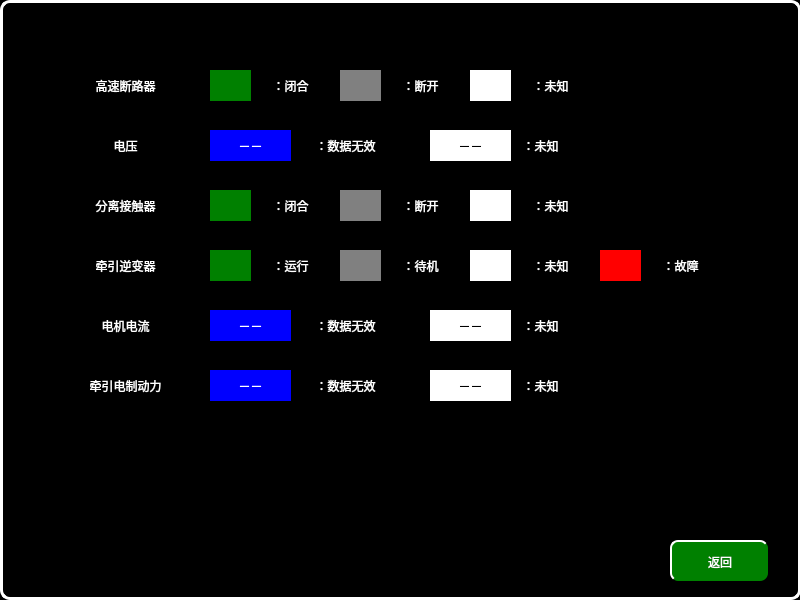
<?xml version="1.0" encoding="UTF-8"?>
<ui version="4.0">
 <class>VehicleDCUHelpPage</class>
 <widget class="QWidget" name="VehicleDCUHelpPage">
  <property name="geometry">
   <rect>
    <x>0</x>
    <y>0</y>
    <width>800</width>
    <height>600</height>
   </rect>
  </property>
  <property name="windowTitle">
   <string>Form</string>
  </property>
  <property name="styleSheet">
   <string notr="true">QWidget
{
	background-color:black;
}
QPushButton
{
	font: 20px, &quot;微软雅黑&quot;;
    color: white;
		border-radius:8px;
	background-color: rgb(0, 128, 0);
    border-top: 2px solid white;
	border-left: 2px solid white;

}

QLabel
{
	font: 20px, &quot;微软雅黑&quot;;
	color:white;
	background-color:black;
}</string>
  </property>
  <widget class="QLabel" name="label_45">
   <property name="geometry">
    <rect>
     <x>470</x>
     <y>250</y>
     <width>41</width>
     <height>31</height>
    </rect>
   </property>
   <property name="styleSheet">
    <string notr="true">font: 16px, &quot;微软雅黑&quot;;color:black;background-color:white</string>
   </property>
   <property name="text">
    <string/>
   </property>
   <property name="alignment">
    <set>Qt::AlignCenter</set>
   </property>
  </widget>
  <widget class="QLabel" name="label_98">
   <property name="geometry">
    <rect>
     <x>0</x>
     <y>0</y>
     <width>801</width>
     <height>600</height>
    </rect>
   </property>
   <property name="styleSheet">
    <string notr="true">border:3px solid white;
border-radius:10px</string>
   </property>
   <property name="text">
    <string/>
   </property>
   <property name="alignment">
    <set>Qt::AlignCenter</set>
   </property>
  </widget>
  <widget class="QLabel" name="label_24">
   <property name="geometry">
    <rect>
     <x>340</x>
     <y>190</y>
     <width>41</width>
     <height>31</height>
    </rect>
   </property>
   <property name="styleSheet">
    <string notr="true">font: 16px, &quot;微软雅黑&quot;;color:white;background-color:gray</string>
   </property>
   <property name="text">
    <string/>
   </property>
   <property name="alignment">
    <set>Qt::AlignCenter</set>
   </property>
  </widget>
  <widget class="QLabel" name="label_16">
   <property name="geometry">
    <rect>
     <x>340</x>
     <y>250</y>
     <width>41</width>
     <height>31</height>
    </rect>
   </property>
   <property name="styleSheet">
    <string notr="true">font: 16px, &quot;微软雅黑&quot;;color:white;background-color:gray</string>
   </property>
   <property name="text">
    <string/>
   </property>
   <property name="alignment">
    <set>Qt::AlignCenter</set>
   </property>
  </widget>
  <widget class="QLabel" name="label_44">
   <property name="geometry">
    <rect>
     <x>260</x>
     <y>190</y>
     <width>61</width>
     <height>31</height>
    </rect>
   </property>
   <property name="styleSheet">
    <string notr="true">	font: 16px, &quot;微软雅黑&quot;;
</string>
   </property>
   <property name="text">
    <string>：闭合</string>
   </property>
   <property name="alignment">
    <set>Qt::AlignCenter</set>
   </property>
  </widget>
  <widget class="QLabel" name="label_47">
   <property name="geometry">
    <rect>
     <x>260</x>
     <y>250</y>
     <width>61</width>
     <height>31</height>
    </rect>
   </property>
   <property name="styleSheet">
    <string notr="true">	font: 16px, &quot;微软雅黑&quot;;
</string>
   </property>
   <property name="text">
    <string>：运行</string>
   </property>
   <property name="alignment">
    <set>Qt::AlignCenter</set>
   </property>
  </widget>
  <widget class="QLabel" name="label_51">
   <property name="geometry">
    <rect>
     <x>520</x>
     <y>190</y>
     <width>61</width>
     <height>31</height>
    </rect>
   </property>
   <property name="styleSheet">
    <string notr="true">	font: 16px, &quot;微软雅黑&quot;;
</string>
   </property>
   <property name="text">
    <string>：未知</string>
   </property>
   <property name="alignment">
    <set>Qt::AlignCenter</set>
   </property>
  </widget>
  <widget class="QLabel" name="label_3">
   <property name="geometry">
    <rect>
     <x>60</x>
     <y>310</y>
     <width>131</width>
     <height>31</height>
    </rect>
   </property>
   <property name="text">
    <string>电机电流</string>
   </property>
   <property name="alignment">
    <set>Qt::AlignCenter</set>
   </property>
  </widget>
  <widget class="QLabel" name="label_37">
   <property name="geometry">
    <rect>
     <x>390</x>
     <y>190</y>
     <width>61</width>
     <height>31</height>
    </rect>
   </property>
   <property name="styleSheet">
    <string notr="true">	font: 16px, &quot;微软雅黑&quot;;
</string>
   </property>
   <property name="text">
    <string>：断开</string>
   </property>
   <property name="alignment">
    <set>Qt::AlignCenter</set>
   </property>
  </widget>
  <widget class="QLabel" name="label">
   <property name="geometry">
    <rect>
     <x>60</x>
     <y>70</y>
     <width>131</width>
     <height>31</height>
    </rect>
   </property>
   <property name="text">
    <string>高速断路器</string>
   </property>
   <property name="alignment">
    <set>Qt::AlignCenter</set>
   </property>
  </widget>
  <widget class="QLabel" name="label_48">
   <property name="geometry">
    <rect>
     <x>520</x>
     <y>250</y>
     <width>61</width>
     <height>31</height>
    </rect>
   </property>
   <property name="styleSheet">
    <string notr="true">	font: 16px, &quot;微软雅黑&quot;;
</string>
   </property>
   <property name="text">
    <string>：未知</string>
   </property>
   <property name="alignment">
    <set>Qt::AlignCenter</set>
   </property>
  </widget>
  <widget class="QPushButton" name="pushButton">
   <property name="geometry">
    <rect>
     <x>670</x>
     <y>540</y>
     <width>98</width>
     <height>41</height>
    </rect>
   </property>
   <property name="focusPolicy">
    <enum>Qt::NoFocus</enum>
   </property>
   <property name="text">
    <string>返回</string>
   </property>
  </widget>
  <widget class="QLabel" name="label_22">
   <property name="geometry">
    <rect>
     <x>210</x>
     <y>190</y>
     <width>41</width>
     <height>31</height>
    </rect>
   </property>
   <property name="styleSheet">
    <string notr="true">font: 16px, &quot;微软雅黑&quot;;color:white;background-color:green</string>
   </property>
   <property name="text">
    <string/>
   </property>
   <property name="alignment">
    <set>Qt::AlignCenter</set>
   </property>
  </widget>
  <widget class="QLabel" name="label_46">
   <property name="geometry">
    <rect>
     <x>390</x>
     <y>250</y>
     <width>61</width>
     <height>31</height>
    </rect>
   </property>
   <property name="styleSheet">
    <string notr="true">	font: 16px, &quot;微软雅黑&quot;;
</string>
   </property>
   <property name="text">
    <string>：待机</string>
   </property>
   <property name="alignment">
    <set>Qt::AlignCenter</set>
   </property>
  </widget>
  <widget class="QLabel" name="label_8">
   <property name="geometry">
    <rect>
     <x>60</x>
     <y>250</y>
     <width>131</width>
     <height>31</height>
    </rect>
   </property>
   <property name="text">
    <string>牵引逆变器</string>
   </property>
   <property name="alignment">
    <set>Qt::AlignCenter</set>
   </property>
  </widget>
  <widget class="QLabel" name="label_39">
   <property name="geometry">
    <rect>
     <x>470</x>
     <y>190</y>
     <width>41</width>
     <height>31</height>
    </rect>
   </property>
   <property name="styleSheet">
    <string notr="true">font: 16px, &quot;微软雅黑&quot;;color:black;background-color:white</string>
   </property>
   <property name="text">
    <string/>
   </property>
   <property name="alignment">
    <set>Qt::AlignCenter</set>
   </property>
  </widget>
  <widget class="QLabel" name="label_17">
   <property name="geometry">
    <rect>
     <x>210</x>
     <y>250</y>
     <width>41</width>
     <height>31</height>
    </rect>
   </property>
   <property name="styleSheet">
    <string notr="true">font: 16px, &quot;微软雅黑&quot;;color:white;background-color:green</string>
   </property>
   <property name="text">
    <string/>
   </property>
   <property name="alignment">
    <set>Qt::AlignCenter</set>
   </property>
  </widget>
  <widget class="QLabel" name="label_7">
   <property name="geometry">
    <rect>
     <x>60</x>
     <y>130</y>
     <width>131</width>
     <height>31</height>
    </rect>
   </property>
   <property name="text">
    <string>电压</string>
   </property>
   <property name="alignment">
    <set>Qt::AlignCenter</set>
   </property>
  </widget>
  <widget class="QLabel" name="label_2">
   <property name="geometry">
    <rect>
     <x>60</x>
     <y>190</y>
     <width>131</width>
     <height>31</height>
    </rect>
   </property>
   <property name="text">
    <string>分离接触器</string>
   </property>
   <property name="alignment">
    <set>Qt::AlignCenter</set>
   </property>
  </widget>
  <widget class="QLabel" name="label_5">
   <property name="geometry">
    <rect>
     <x>60</x>
     <y>370</y>
     <width>131</width>
     <height>31</height>
    </rect>
   </property>
   <property name="text">
    <string>牵引电制动力</string>
   </property>
   <property name="alignment">
    <set>Qt::AlignCenter</set>
   </property>
  </widget>
  <widget class="QLabel" name="label_58">
   <property name="geometry">
    <rect>
     <x>510</x>
     <y>370</y>
     <width>61</width>
     <height>31</height>
    </rect>
   </property>
   <property name="styleSheet">
    <string notr="true">	font: 16px, &quot;微软雅黑&quot;;
</string>
   </property>
   <property name="text">
    <string>：未知</string>
   </property>
   <property name="alignment">
    <set>Qt::AlignCenter</set>
   </property>
  </widget>
  <widget class="QLabel" name="label_27">
   <property name="geometry">
    <rect>
     <x>430</x>
     <y>370</y>
     <width>81</width>
     <height>31</height>
    </rect>
   </property>
   <property name="styleSheet">
    <string notr="true">font: 16px, &quot;微软雅黑&quot;;color:black;background-color:white;</string>
   </property>
   <property name="text">
    <string>－－</string>
   </property>
   <property name="alignment">
    <set>Qt::AlignCenter</set>
   </property>
  </widget>
  <widget class="QLabel" name="label_59">
   <property name="geometry">
    <rect>
     <x>300</x>
     <y>370</y>
     <width>91</width>
     <height>31</height>
    </rect>
   </property>
   <property name="styleSheet">
    <string notr="true">	font: 16px, &quot;微软雅黑&quot;;
</string>
   </property>
   <property name="text">
    <string>：数据无效</string>
   </property>
   <property name="alignment">
    <set>Qt::AlignCenter</set>
   </property>
  </widget>
  <widget class="QLabel" name="label_20">
   <property name="geometry">
    <rect>
     <x>210</x>
     <y>370</y>
     <width>81</width>
     <height>31</height>
    </rect>
   </property>
   <property name="styleSheet">
    <string notr="true">font: 16px, &quot;微软雅黑&quot;;color:white;background-color:blue</string>
   </property>
   <property name="text">
    <string>－－</string>
   </property>
   <property name="alignment">
    <set>Qt::AlignCenter</set>
   </property>
  </widget>
  <widget class="QLabel" name="label_60">
   <property name="geometry">
    <rect>
     <x>510</x>
     <y>310</y>
     <width>61</width>
     <height>31</height>
    </rect>
   </property>
   <property name="styleSheet">
    <string notr="true">	font: 16px, &quot;微软雅黑&quot;;
</string>
   </property>
   <property name="text">
    <string>：未知</string>
   </property>
   <property name="alignment">
    <set>Qt::AlignCenter</set>
   </property>
  </widget>
  <widget class="QLabel" name="label_29">
   <property name="geometry">
    <rect>
     <x>430</x>
     <y>310</y>
     <width>81</width>
     <height>31</height>
    </rect>
   </property>
   <property name="styleSheet">
    <string notr="true">font: 16px, &quot;微软雅黑&quot;;color:black;background-color:white;</string>
   </property>
   <property name="text">
    <string>－－</string>
   </property>
   <property name="alignment">
    <set>Qt::AlignCenter</set>
   </property>
  </widget>
  <widget class="QLabel" name="label_61">
   <property name="geometry">
    <rect>
     <x>300</x>
     <y>310</y>
     <width>91</width>
     <height>31</height>
    </rect>
   </property>
   <property name="styleSheet">
    <string notr="true">	font: 16px, &quot;微软雅黑&quot;;
</string>
   </property>
   <property name="text">
    <string>：数据无效</string>
   </property>
   <property name="alignment">
    <set>Qt::AlignCenter</set>
   </property>
  </widget>
  <widget class="QLabel" name="label_19">
   <property name="geometry">
    <rect>
     <x>210</x>
     <y>310</y>
     <width>81</width>
     <height>31</height>
    </rect>
   </property>
   <property name="styleSheet">
    <string notr="true">font: 16px, &quot;微软雅黑&quot;;color:white;background-color:blue</string>
   </property>
   <property name="text">
    <string>－－</string>
   </property>
   <property name="alignment">
    <set>Qt::AlignCenter</set>
   </property>
  </widget>
  <widget class="QLabel" name="label_62">
   <property name="geometry">
    <rect>
     <x>510</x>
     <y>130</y>
     <width>61</width>
     <height>31</height>
    </rect>
   </property>
   <property name="styleSheet">
    <string notr="true">	font: 16px, &quot;微软雅黑&quot;;
</string>
   </property>
   <property name="text">
    <string>：未知</string>
   </property>
   <property name="alignment">
    <set>Qt::AlignCenter</set>
   </property>
  </widget>
  <widget class="QLabel" name="label_63">
   <property name="geometry">
    <rect>
     <x>300</x>
     <y>130</y>
     <width>91</width>
     <height>31</height>
    </rect>
   </property>
   <property name="styleSheet">
    <string notr="true">	font: 16px, &quot;微软雅黑&quot;;
</string>
   </property>
   <property name="text">
    <string>：数据无效</string>
   </property>
   <property name="alignment">
    <set>Qt::AlignCenter</set>
   </property>
  </widget>
  <widget class="QLabel" name="label_21">
   <property name="geometry">
    <rect>
     <x>210</x>
     <y>130</y>
     <width>81</width>
     <height>31</height>
    </rect>
   </property>
   <property name="styleSheet">
    <string notr="true">font: 16px, &quot;微软雅黑&quot;;color:white;background-color:blue</string>
   </property>
   <property name="text">
    <string>－－</string>
   </property>
   <property name="alignment">
    <set>Qt::AlignCenter</set>
   </property>
  </widget>
  <widget class="QLabel" name="label_30">
   <property name="geometry">
    <rect>
     <x>430</x>
     <y>130</y>
     <width>81</width>
     <height>31</height>
    </rect>
   </property>
   <property name="styleSheet">
    <string notr="true">font: 16px, &quot;微软雅黑&quot;;color:black;background-color:white;</string>
   </property>
   <property name="text">
    <string>－－</string>
   </property>
   <property name="alignment">
    <set>Qt::AlignCenter</set>
   </property>
  </widget>
  <widget class="QLabel" name="label_49">
   <property name="geometry">
    <rect>
     <x>650</x>
     <y>250</y>
     <width>61</width>
     <height>31</height>
    </rect>
   </property>
   <property name="styleSheet">
    <string notr="true">	font: 16px, &quot;微软雅黑&quot;;
</string>
   </property>
   <property name="text">
    <string>：故障</string>
   </property>
   <property name="alignment">
    <set>Qt::AlignCenter</set>
   </property>
  </widget>
  <widget class="QLabel" name="label_50">
   <property name="geometry">
    <rect>
     <x>600</x>
     <y>250</y>
     <width>41</width>
     <height>31</height>
    </rect>
   </property>
   <property name="styleSheet">
    <string notr="true">font: 16px, &quot;微软雅黑&quot;;color:black;background-color:red</string>
   </property>
   <property name="text">
    <string/>
   </property>
   <property name="alignment">
    <set>Qt::AlignCenter</set>
   </property>
  </widget>
  <widget class="QLabel" name="label_26">
   <property name="geometry">
    <rect>
     <x>340</x>
     <y>70</y>
     <width>41</width>
     <height>31</height>
    </rect>
   </property>
   <property name="styleSheet">
    <string notr="true">font: 16px, &quot;微软雅黑&quot;;color:white;background-color:gray</string>
   </property>
   <property name="text">
    <string/>
   </property>
   <property name="alignment">
    <set>Qt::AlignCenter</set>
   </property>
  </widget>
  <widget class="QLabel" name="label_52">
   <property name="geometry">
    <rect>
     <x>520</x>
     <y>70</y>
     <width>61</width>
     <height>31</height>
    </rect>
   </property>
   <property name="styleSheet">
    <string notr="true">	font: 16px, &quot;微软雅黑&quot;;
</string>
   </property>
   <property name="text">
    <string>：未知</string>
   </property>
   <property name="alignment">
    <set>Qt::AlignCenter</set>
   </property>
  </widget>
  <widget class="QLabel" name="label_38">
   <property name="geometry">
    <rect>
     <x>390</x>
     <y>70</y>
     <width>61</width>
     <height>31</height>
    </rect>
   </property>
   <property name="styleSheet">
    <string notr="true">	font: 16px, &quot;微软雅黑&quot;;
</string>
   </property>
   <property name="text">
    <string>：断开</string>
   </property>
   <property name="alignment">
    <set>Qt::AlignCenter</set>
   </property>
  </widget>
  <widget class="QLabel" name="label_23">
   <property name="geometry">
    <rect>
     <x>210</x>
     <y>70</y>
     <width>41</width>
     <height>31</height>
    </rect>
   </property>
   <property name="styleSheet">
    <string notr="true">font: 16px, &quot;微软雅黑&quot;;color:white;background-color:green</string>
   </property>
   <property name="text">
    <string/>
   </property>
   <property name="alignment">
    <set>Qt::AlignCenter</set>
   </property>
  </widget>
  <widget class="QLabel" name="label_53">
   <property name="geometry">
    <rect>
     <x>260</x>
     <y>70</y>
     <width>61</width>
     <height>31</height>
    </rect>
   </property>
   <property name="styleSheet">
    <string notr="true">	font: 16px, &quot;微软雅黑&quot;;
</string>
   </property>
   <property name="text">
    <string>：闭合</string>
   </property>
   <property name="alignment">
    <set>Qt::AlignCenter</set>
   </property>
  </widget>
  <widget class="QLabel" name="label_40">
   <property name="geometry">
    <rect>
     <x>470</x>
     <y>70</y>
     <width>41</width>
     <height>31</height>
    </rect>
   </property>
   <property name="styleSheet">
    <string notr="true">font: 16px, &quot;微软雅黑&quot;;color:black;background-color:white</string>
   </property>
   <property name="text">
    <string/>
   </property>
   <property name="alignment">
    <set>Qt::AlignCenter</set>
   </property>
  </widget>
  <zorder>label_98</zorder>
  <zorder>label_45</zorder>
  <zorder>label_24</zorder>
  <zorder>label_16</zorder>
  <zorder>label_44</zorder>
  <zorder>label_47</zorder>
  <zorder>label_51</zorder>
  <zorder>label_3</zorder>
  <zorder>label_37</zorder>
  <zorder>label</zorder>
  <zorder>label_48</zorder>
  <zorder>pushButton</zorder>
  <zorder>label_22</zorder>
  <zorder>label_46</zorder>
  <zorder>label_8</zorder>
  <zorder>label_39</zorder>
  <zorder>label_17</zorder>
  <zorder>label_7</zorder>
  <zorder>label_2</zorder>
  <zorder>label_5</zorder>
  <zorder>label_58</zorder>
  <zorder>label_27</zorder>
  <zorder>label_59</zorder>
  <zorder>label_20</zorder>
  <zorder>label_60</zorder>
  <zorder>label_29</zorder>
  <zorder>label_61</zorder>
  <zorder>label_19</zorder>
  <zorder>label_62</zorder>
  <zorder>label_63</zorder>
  <zorder>label_21</zorder>
  <zorder>label_30</zorder>
  <zorder>label_49</zorder>
  <zorder>label_50</zorder>
  <zorder>label_26</zorder>
  <zorder>label_52</zorder>
  <zorder>label_38</zorder>
  <zorder>label_23</zorder>
  <zorder>label_53</zorder>
  <zorder>label_40</zorder>
 </widget>
 <resources/>
 <connections/>
</ui>
